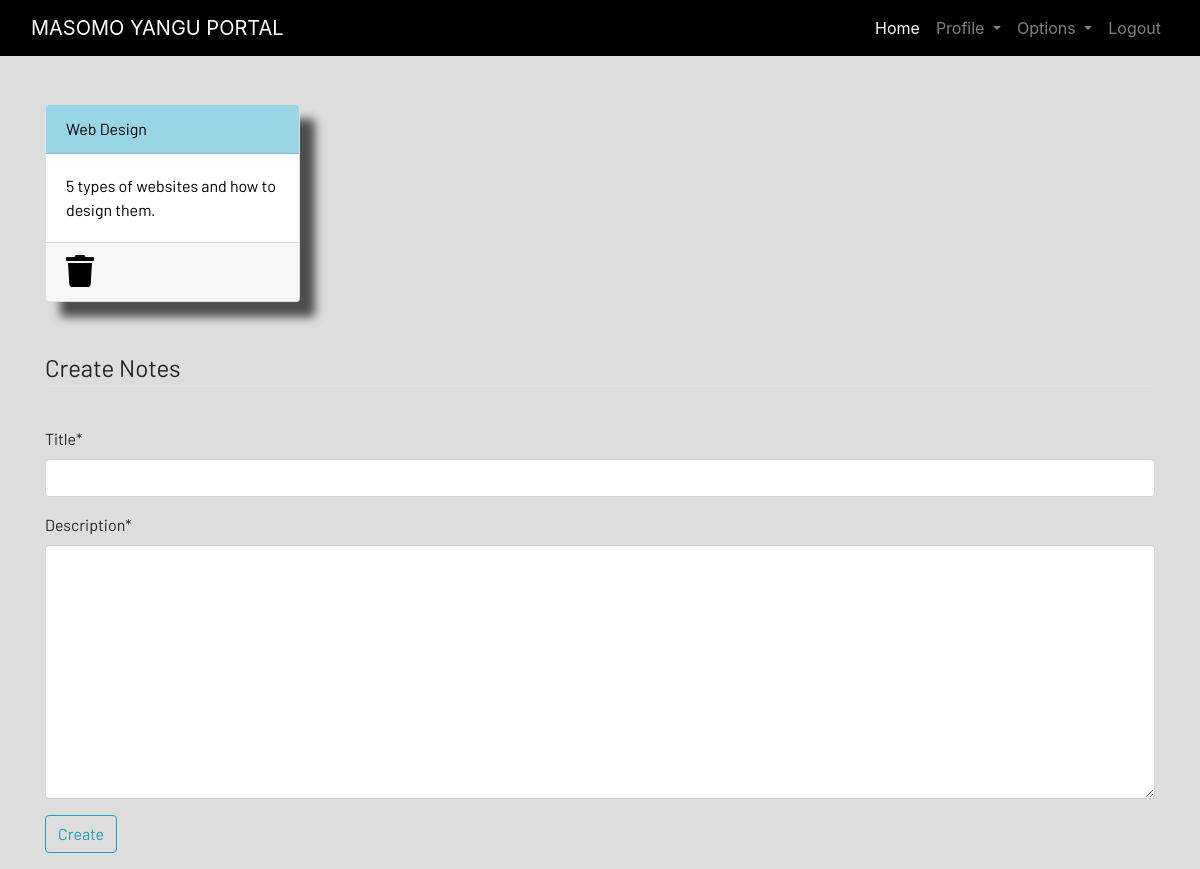
/notes/ (signed in), run on the app's committed database.
### masomoyangu/models.py (models this page shows, shortened)
class Notes(models.Model):
    user = models.ForeignKey(User, on_delete=models.CASCADE)
    title = models.CharField(max_length=255)
    description = models.TextField()
    class Meta:
        verbose_name = "Notes"
        verbose_name_plural = "Notes"

### masomoyangu/views.py (the view)
# urls.py: path('notes/', notes, name="notes"),
@login_required
def notes(request):
    form = NotesForm()
    if request.method == 'POST':
        form= NotesForm(request.POST)
        if form.is_valid():
            notes = Notes(user=request.user, title=request.POST['title'], description=request.POST['description'])
            notes.save()
        messages.success(request, f"Notes added successfully")
    else:
        form=NotesForm()
    notes = Notes.objects.filter(user=request.user)
    context={
        'form':form,
        'notes':notes,
    }
    return render(request, 'masomoyangu/notes.html', context)

### masomoyangu/forms.py
class NotesForm(forms.ModelForm):
    class Meta:
        model = Notes
        fields = ['title', 'description']

### masomoyangu/templates/masomoyangu/notes.html (shortened to what this page needs)
{% extends 'masomoyangu/base.html' %}
{% load static %}
{% load crispy_forms_tags %}
{% block content %}
<div class="container">
    <div class="row">
        {% for note in notes %}
        <div class="col-md-3 g-0">
            <a href="{% url 'notes_detail' note.id %}">
                <div class="card">
                    <div class="card-header">{{note.title}}</div>
                    <div class="card-body">{{note.description|slice:"0:100"}}</div>
                    <div class="card-footer mt-auto ">
                        <a href="{% url 'delete_note' note.id %}">
                            <i class="fa fa-trash fa-2x"></i>
                        </a>
                    </div>
                </div>
            </a>
        </div>
        {% endfor %}
        <br><br>
    </div>
</div>
<br><br>
<div class="container">
    <form method="POST">
        <fieldset class="form-group">
            <legend class="border-bottom mb-4">Create Notes</legend>
        </fieldset>
        {{ form | crispy }}
        <div class="form-group">
            <button href="" class="btn btn-outline-info" type="submit">
                Create
            </button>
        </div>
    </form>
</div>
{% endblock content %}

### masomoyangu/static/css/main.css (style rules this page uses)
html { scroll-behavior: smooth; height: 100%; width: 100%; }
.card { box-shadow: 15px 15px 10px rgb(78, 77, 77); }
a { text-decoration: none !important; color: black; }
.card-header { color: black !important; background: rgb(152, 214, 230) !important; transition: 0.3s ease-in; }
html, body { max-width: 100%; overflow-x: hidden; height: 100%; width: 100%; }
body { background-color: #dddddd; overflow-x: hidden; background-repeat: no-repeat; }
.card-header { background-color: rgb(133, 204, 231); }
.col-md-3 .card { width: 100%; height: 100%; }
.fa { color: black; }

### data on the page
Notes: title "Web Design", description "5 types of websites and how to design them."
